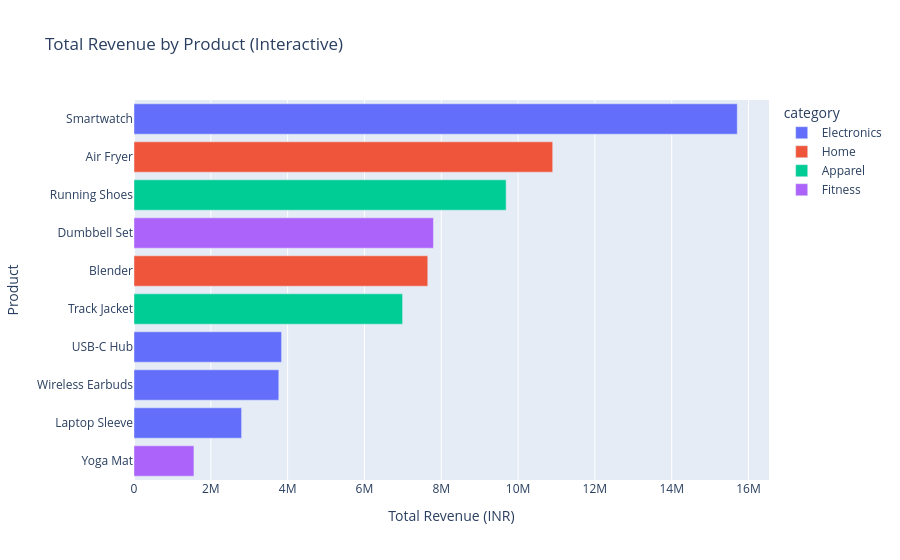

The cell this chart's notebook holds for it:
### Code cell
# --- 1b. INTERACTIVE chart ---
# TODO:
#   - Use plotly.express.bar on the SAME grouped data
#   - Add a hover field for "category" (hint: you'll need category alongside revenue -- think about
#     what columns your groupby needs to keep)
#   - Title it clearly

# TODO: plotting code here
fig_1b = px.bar(
    revenue_by_product,
    x="revenue",
    y="product",
    color="category",
    orientation="h",
    title="Total Revenue by Product (Interactive)",
    labels={"revenue": "Total Revenue (INR)", "product": "Product"},
    hover_data={"category": True, "revenue": ":,.2f"},
)

# Sort bars in descending order (highest revenue at top)
fig_1b.update_layout(
    yaxis={"categoryorder": "total ascending"},
    xaxis_title="Total Revenue (INR)",
    yaxis_title="Product",
)

fig_1b.show()

### Figure 1 — Plotly figure (JSON) as saved in the notebook; plotly's stock layout.template omitted (floating-point values rounded to 4 significant figures)
{"data": [{"customdata": [["Electronics"], ["Electronics"], ["Electronics"], ["Electronics"]], "hovertemplate": "category=%{customdata[0]}<br>Total Revenue (INR)=%{x:,.2f}<br>Product=%{y}<extra></extra>", "legendgroup": "Electronics", "marker": {"color": "#636efa", "pattern": {"shape": ""}}, "name": "Electronics", "orientation": "h", "showlegend": true, "textposition": "auto", "type": "bar", "x": [15710000.0, 3842000.0, 3770000.0, 2801000.0], "xaxis": "x", "y": ["Smartwatch", "USB-C Hub", "Wireless Earbuds", "Laptop Sleeve"], "yaxis": "y"}, {"customdata": [["Home"], ["Home"]], "hovertemplate": "category=%{customdata[0]}<br>Total Revenue (INR)=%{x:,.2f}<br>Product=%{y}<extra></extra>", "legendgroup": "Home", "marker": {"color": "#EF553B", "pattern": {"shape": ""}}, "name": "Home", "orientation": "h", "showlegend": true, "textposition": "auto", "type": "bar", "x": [10900000.0, 7649000.0], "xaxis": "x", "y": ["Air Fryer", "Blender"], "yaxis": "y"}, {"customdata": [["Apparel"], ["Apparel"]], "hovertemplate": "category=%{customdata[0]}<br>Total Revenue (INR)=%{x:,.2f}<br>Product=%{y}<extra></extra>", "legendgroup": "Apparel", "marker": {"color": "#00cc96", "pattern": {"shape": ""}}, "name": "Apparel", "orientation": "h", "showlegend": true, "textposition": "auto", "type": "bar", "x": [9689000.0, 6993000.0], "xaxis": "x", "y": ["Running Shoes", "Track Jacket"], "yaxis": "y"}, {"customdata": [["Fitness"], ["Fitness"]], "hovertemplate": "category=%{customdata[0]}<br>Total Revenue (INR)=%{x:,.2f}<br>Product=%{y}<extra></extra>", "legendgroup": "Fitness", "marker": {"color": "#ab63fa", "pattern": {"shape": ""}}, "name": "Fitness", "orientation": "h", "showlegend": true, "textposition": "auto", "type": "bar", "x": [7797000.0, 1560000.0], "xaxis": "x", "y": ["Dumbbell Set", "Yoga Mat"], "yaxis": "y"}], "layout": {"autosize": true, "barmode": "relative", "legend": {"title": {"text": "category"}, "tracegroupgap": 0}, "title": {"text": "Total Revenue by Product (Interactive)"}, "xaxis": {"anchor": "y", "autorange": true, "domain": [0, 1], "range": [0, 16530000.0], "title": {"text": "Total Revenue (INR)"}, "type": "linear"}, "yaxis": {"anchor": "x", "autorange": true, "categoryorder": "total ascending", "domain": [0, 1], "range": [-0.5, 9.5], "title": {"text": "Product"}, "type": "category"}}}
